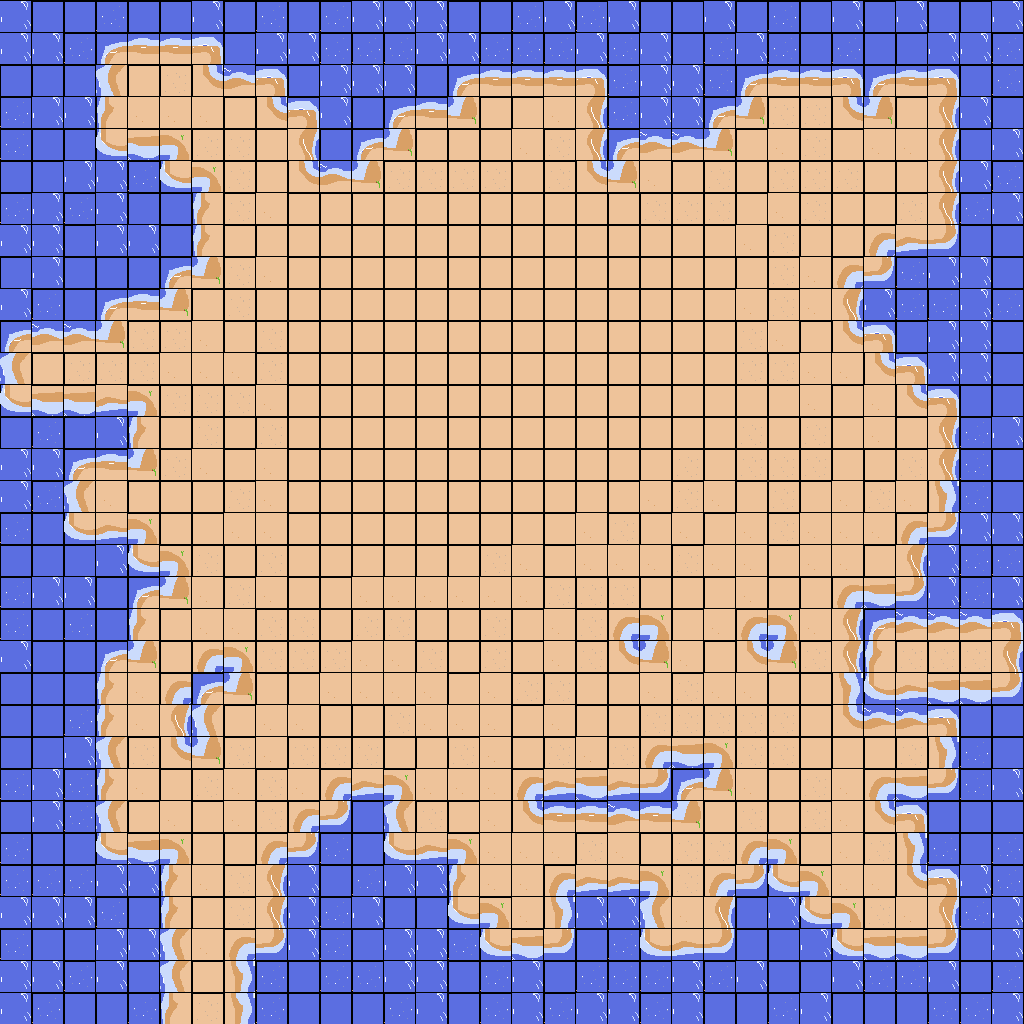

The image is a tile-based game level rendered from a .tmx file. Its description and complete source (layers, tilesets, objects, tile grids) follow:
An orthogonal 32x32 tile map with 32x32 px tiles, 1 tile layer (Tile Layer 1).

<map version="1.2" tiledversion="1.2.0" orientation="orthogonal" renderorder="right-down" width="32" height="32" tilewidth="32" tileheight="32" infinite="0" nextlayerid="2" nextobjectid="1">
 <tileset firstgid="1" name="landform" tilewidth="31" tileheight="31" tilecount="128" columns="16">
  <grid orientation="orthogonal" width="30" height="30" />
  <image source="../images/terrain.png" width="512" height="256" />
  <terraintypes>
   <terrain name="beach" tile="2" />
   <terrain name="sea" tile="0" />
  </terraintypes>
  <tile id="0" terrain="1,1,1,1" />
  <tile id="2" terrain="0,0,0,0" />
  <tile id="16" terrain="1,1,1,1" />
  <tile id="18" terrain="0,0,0,0" />
  <tile id="32" terrain="0,0,0,1" />
  <tile id="33" terrain="0,0,1,1" />
  <tile id="34" terrain="0,0,1,0" />
  <tile id="48" terrain="0,1,0,1" />
  <tile id="49" terrain="1,1,1,1" />
  <tile id="50" terrain="1,0,1,0" />
  <tile id="64" terrain="0,1,0,0" />
  <tile id="65" terrain="1,1,0,0" />
  <tile id="66" terrain="1,0,0,0" />
  <tile id="80" terrain="1,1,1,0" />
  <tile id="81" terrain="1,1,0,0" />
  <tile id="82" terrain="1,1,0,1" />
  <tile id="96" terrain="1,0,1,0" />
  <tile id="97" terrain="0,0,0,0" />
  <tile id="98" terrain="0,1,0,1" />
  <tile id="112" terrain="1,0,1,1" />
  <tile id="113" terrain="0,0,1,1" />
  <tile id="114" terrain="0,1,1,1" />
 </tileset>
 <layer id="1" name="Tile Layer 1" width="32" height="32">
  <data encoding="csv">
50,1,1,17,1,1,50,1,17,1,17,50,50,50,1,1,17,50,17,50,1,1,50,1,17,1,50,1,50,1,1,50,
50,50,17,81,82,82,83,1,50,50,17,17,17,50,50,17,17,17,50,17,50,1,17,50,17,1,17,1,1,50,50,17,
1,1,1,51,3,19,65,66,83,1,50,50,50,1,81,82,82,82,83,17,50,50,17,81,82,82,83,81,82,83,1,17,
17,50,50,97,98,98,98,3,65,83,50,1,81,82,67,3,3,98,99,17,50,50,81,67,19,19,65,67,3,99,50,1,
17,1,1,113,34,35,19,19,3,99,1,81,67,3,3,3,98,19,99,81,66,66,67,3,98,19,3,98,98,99,1,50,
1,1,50,50,17,113,35,19,3,65,66,67,19,19,19,19,3,19,65,67,98,3,19,3,19,19,19,3,3,99,50,17,
17,50,17,50,1,1,97,19,98,3,3,3,3,3,3,3,3,3,3,3,19,19,19,3,98,19,3,3,19,99,17,50,
50,50,1,50,50,1,97,3,3,3,3,3,3,3,3,3,3,3,3,3,3,3,3,98,19,3,3,33,114,115,1,1,
1,50,1,1,1,81,67,19,98,3,3,3,3,3,3,3,3,3,3,3,3,3,3,3,19,98,33,115,17,50,50,1,
50,17,1,81,82,67,3,19,3,3,3,3,3,3,3,3,3,3,3,3,3,3,3,98,19,98,99,50,17,17,50,17,
81,66,66,67,19,19,98,3,19,3,3,3,3,3,3,3,3,3,3,3,3,3,3,19,98,3,65,83,1,50,50,1,
51,3,19,19,19,98,98,98,19,3,3,3,3,3,3,3,3,3,3,3,3,3,3,19,19,98,98,65,83,50,50,1,
113,34,34,114,35,19,19,19,98,3,3,3,3,3,3,3,3,3,3,3,3,3,3,3,3,98,3,98,65,83,1,1,
1,17,1,50,97,3,19,3,19,3,3,3,3,3,3,3,3,3,3,3,3,3,3,19,3,19,3,98,3,99,17,50,
50,50,81,82,67,19,98,3,98,3,3,3,3,3,3,3,3,3,3,3,3,19,3,19,19,19,3,3,19,99,17,1,
50,17,51,98,3,3,3,19,98,3,3,3,3,3,3,3,3,3,3,3,98,19,98,3,19,3,98,19,98,49,17,1,
17,1,113,114,35,3,3,98,98,3,3,3,3,3,3,3,3,3,98,19,3,98,3,98,19,98,98,98,33,115,50,50,
1,1,1,50,113,35,19,3,19,3,3,3,3,3,3,19,98,3,98,98,98,19,98,98,3,98,98,3,99,50,17,17,
17,50,50,1,81,67,98,19,98,3,3,98,98,98,98,98,98,19,19,19,3,3,3,98,3,3,33,34,115,50,17,50,
17,1,17,1,97,3,98,98,19,19,3,19,19,3,3,19,3,98,19,33,35,3,98,33,35,98,99,81,66,66,66,83,
50,1,1,81,67,3,33,35,19,19,19,98,98,19,3,19,3,98,19,65,67,98,3,65,67,19,99,97,19,19,19,99,
1,1,1,97,98,33,81,67,3,3,98,98,98,98,3,98,19,19,3,3,98,19,98,98,3,3,49,113,114,34,34,115,
1,1,17,97,98,99,51,3,98,98,3,3,19,98,98,98,3,98,3,3,19,19,19,19,19,3,65,66,66,83,1,1,
1,1,50,51,19,65,67,19,98,19,19,19,3,3,19,98,3,19,98,19,33,34,35,19,19,3,3,3,19,49,17,1,
17,50,17,97,98,3,19,98,19,98,33,114,35,98,98,98,33,114,34,114,115,81,67,98,3,19,98,33,34,115,17,50,
1,50,17,51,3,98,3,98,19,33,115,1,51,19,3,98,65,82,82,66,82,67,3,19,3,19,98,65,83,1,1,1,
17,1,1,113,34,35,3,3,33,115,17,1,113,114,35,98,98,98,19,98,3,19,19,33,35,3,98,19,49,17,1,17,
17,17,17,50,50,97,98,19,99,50,1,17,50,50,97,98,98,33,114,114,35,19,33,115,113,35,98,98,65,83,50,17,
50,50,50,17,1,97,3,19,99,50,17,50,1,1,113,35,98,49,50,50,51,98,99,1,50,113,35,19,98,99,17,50,
17,1,1,50,50,51,98,33,115,50,17,1,50,50,17,113,34,115,1,17,113,114,115,1,1,50,113,34,34,115,1,50,
50,50,17,50,1,51,3,49,17,1,17,17,50,50,1,17,50,1,17,17,17,50,17,50,1,1,50,17,17,50,1,17,
50,17,1,1,17,97,19,49,17,1,1,1,17,50,1,17,50,17,50,50,17,50,1,1,17,50,1,1,1,17,17,50
</data>
 </layer>
</map>